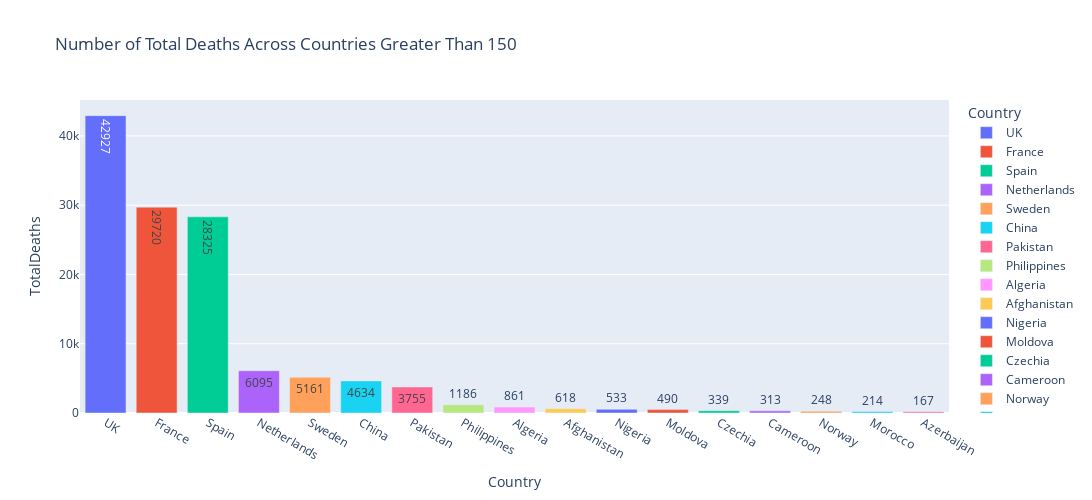

The code cell stored with this chart in its notebook:
### Code cell
df_totaldeaths = df.copy()
df_totaldeaths["TotalDeaths"] = pd.to_numeric(df_totaldeaths["TotalDeaths"])
df_totaldeaths = df_totaldeaths[df_totaldeaths['TotalDeaths']>150]
df_totaldeaths=df_totaldeaths.sort_values(["TotalDeaths"], axis=0, ascending=[False])
fig = px.bar(df_totaldeaths, x='Country', y = 'TotalDeaths', color='Country', text='TotalDeaths', height=500, 
             width=1200,title ='Number of Total Deaths Across Countries Greater Than 150')
fig.show()

### Figure 1 — Plotly figure (JSON) as saved in the notebook; plotly's stock layout.template omitted (floating-point values rounded to 4 significant figures)
{"data": [{"alignmentgroup": "True", "hovertemplate": "Country=%{x}<br>TotalDeaths=%{text}<extra></extra>", "legendgroup": "UK", "marker": {"color": "#636efa"}, "name": "UK", "offsetgroup": "UK", "orientation": "v", "showlegend": true, "text": [42927], "textposition": "auto", "type": "bar", "x": ["UK"], "xaxis": "x", "y": [42927], "yaxis": "y"}, {"alignmentgroup": "True", "hovertemplate": "Country=%{x}<br>TotalDeaths=%{text}<extra></extra>", "legendgroup": "France", "marker": {"color": "#EF553B"}, "name": "France", "offsetgroup": "France", "orientation": "v", "showlegend": true, "text": [29720], "textposition": "auto", "type": "bar", "x": ["France"], "xaxis": "x", "y": [29720], "yaxis": "y"}, {"alignmentgroup": "True", "hovertemplate": "Country=%{x}<br>TotalDeaths=%{text}<extra></extra>", "legendgroup": "Spain", "marker": {"color": "#00cc96"}, "name": "Spain", "offsetgroup": "Spain", "orientation": "v", "showlegend": true, "text": [28325], "textposition": "auto", "type": "bar", "x": ["Spain"], "xaxis": "x", "y": [28325], "yaxis": "y"}, {"alignmentgroup": "True", "hovertemplate": "Country=%{x}<br>TotalDeaths=%{text}<extra></extra>", "legendgroup": "Netherlands", "marker": {"color": "#ab63fa"}, "name": "Netherlands", "offsetgroup": "Netherlands", "orientation": "v", "showlegend": true, "text": [6095], "textposition": "auto", "type": "bar", "x": ["Netherlands"], "xaxis": "x", "y": [6095], "yaxis": "y"}, {"alignmentgroup": "True", "hovertemplate": "Country=%{x}<br>TotalDeaths=%{text}<extra></extra>", "legendgroup": "Sweden", "marker": {"color": "#FFA15A"}, "name": "Sweden", "offsetgroup": "Sweden", "orientation": "v", "showlegend": true, "text": [5161], "textposition": "auto", "type": "bar", "x": ["Sweden"], "xaxis": "x", "y": [5161], "yaxis": "y"}, {"alignmentgroup": "True", "hovertemplate": "Country=%{x}<br>TotalDeaths=%{text}<extra></extra>", "legendgroup": "China", "marker": {"color": "#19d3f3"}, "name": "China", "offsetgroup": "China", "orientation": "v", "showlegend": true, "text": [4634], "textposition": "auto", "type": "bar", "x": ["China"], "xaxis": "x", "y": [4634], "yaxis": "y"}, {"alignmentgroup": "True", "hovertemplate": "Country=%{x}<br>TotalDeaths=%{text}<extra></extra>", "legendgroup": "Pakistan", "marker": {"color": "#FF6692"}, "name": "Pakistan", "offsetgroup": "Pakistan", "orientation": "v", "showlegend": true, "text": [3755], "textposition": "auto", "type": "bar", "x": ["Pakistan"], "xaxis": "x", "y": [3755], "yaxis": "y"}, {"alignmentgroup": "True", "hovertemplate": "Country=%{x}<br>TotalDeaths=%{text}<extra></extra>", "legendgroup": "Philippines", "marker": {"color": "#B6E880"}, "name": "Philippines", "offsetgroup": "Philippines", "orientation": "v", "showlegend": true, "text": [1186], "textposition": "auto", "type": "bar", "x": ["Philippines"], "xaxis": "x", "y": [1186], "yaxis": "y"}, {"alignmentgroup": "True", "hovertemplate": "Country=%{x}<br>TotalDeaths=%{text}<extra></extra>", "legendgroup": "Algeria", "marker": {"color": "#FF97FF"}, "name": "Algeria", "offsetgroup": "Algeria", "orientation": "v", "showlegend": true, "text": [861], "textposition": "auto", "type": "bar", "x": ["Algeria"], "xaxis": "x", "y": [861], "yaxis": "y"}, {"alignmentgroup": "True", "hovertemplate": "Country=%{x}<br>TotalDeaths=%{text}<extra></extra>", "legendgroup": "Afghanistan", "marker": {"color": "#FECB52"}, "name": "Afghanistan", "offsetgroup": "Afghanistan", "orientation": "v", "showlegend": true, "text": [618], "textposition": "auto", "type": "bar", "x": ["Afghanistan"], "xaxis": "x", "y": [618], "yaxis": "y"}, {"alignmentgroup": "True", "hovertemplate": "Country=%{x}<br>TotalDeaths=%{text}<extra></extra>", "legendgroup": "Nigeria", "marker": {"color": "#636efa"}, "name": "Nigeria", "offsetgroup": "Nigeria", "orientation": "v", "showlegend": true, "text": [533], "textposition": "auto", "type": "bar", "x": ["Nigeria"], "xaxis": "x", "y": [533], "yaxis": "y"}, {"alignmentgroup": "True", "hovertemplate": "Country=%{x}<br>TotalDeaths=%{text}<extra></extra>", "legendgroup": "Moldova", "marker": {"color": "#EF553B"}, "name": "Moldova", "offsetgroup": "Moldova", "orientation": "v", "showlegend": true, "text": [490], "textposition": "auto", "type": "bar", "x": ["Moldova"], "xaxis": "x", "y": [490], "yaxis": "y"}, {"alignmentgroup": "True", "hovertemplate": "Country=%{x}<br>TotalDeaths=%{text}<extra></extra>", "legendgroup": "Czechia", "marker": {"color": "#00cc96"}, "name": "Czechia", "offsetgroup": "Czechia", "orientation": "v", "showlegend": true, "text": [339], "textposition": "auto", "type": "bar", "x": ["Czechia"], "xaxis": "x", "y": [339], "yaxis": "y"}, {"alignmentgroup": "True", "hovertemplate": "Country=%{x}<br>TotalDeaths=%{text}<extra></extra>", "legendgroup": "Cameroon", "marker": {"color": "#ab63fa"}, "name": "Cameroon", "offsetgroup": "Cameroon", "orientation": "v", "showlegend": true, "text": [313], "textposition": "auto", "type": "bar", "x": ["Cameroon"], "xaxis": "x", "y": [313], "yaxis": "y"}, {"alignmentgroup": "True", "hovertemplate": "Country=%{x}<br>TotalDeaths=%{text}<extra></extra>", "legendgroup": "Norway", "marker": {"color": "#FFA15A"}, "name": "Norway", "offsetgroup": "Norway", "orientation": "v", "showlegend": true, "text": [248], "textposition": "auto", "type": "bar", "x": ["Norway"], "xaxis": "x", "y": [248], "yaxis": "y"}, {"alignmentgroup": "True", "hovertemplate": "Country=%{x}<br>TotalDeaths=%{text}<extra></extra>", "legendgroup": "Morocco", "marker": {"color": "#19d3f3"}, "name": "Morocco", "offsetgroup": "Morocco", "orientation": "v", "showlegend": true, "text": [214], "textposition": "auto", "type": "bar", "x": ["Morocco"], "xaxis": "x", "y": [214], "yaxis": "y"}, {"alignmentgroup": "True", "hovertemplate": "Country=%{x}<br>TotalDeaths=%{text}<extra></extra>", "legendgroup": "Azerbaijan", "marker": {"color": "#FF6692"}, "name": "Azerbaijan", "offsetgroup": "Azerbaijan", "orientation": "v", "showlegend": true, "text": [167], "textposition": "auto", "type": "bar", "x": ["Azerbaijan"], "xaxis": "x", "y": [167], "yaxis": "y"}], "layout": {"barmode": "relative", "height": 500, "legend": {"title": {"text": "Country"}, "tracegroupgap": 0}, "title": {"text": "Number of Total Deaths Across Countries Greater Than 150"}, "width": 1200, "xaxis": {"anchor": "y", "categoryarray": ["UK", "France", "Spain", "Netherlands", "Sweden", "China", "Pakistan", "Philippines", "Algeria", "Afghanistan", "Nigeria", "Moldova", "Czechia", "Cameroon", "Norway", "Morocco", "Azerbaijan"], "categoryorder": "array", "domain": [0, 1], "title": {"text": "Country"}}, "yaxis": {"anchor": "x", "domain": [0, 1], "title": {"text": "TotalDeaths"}}}}
